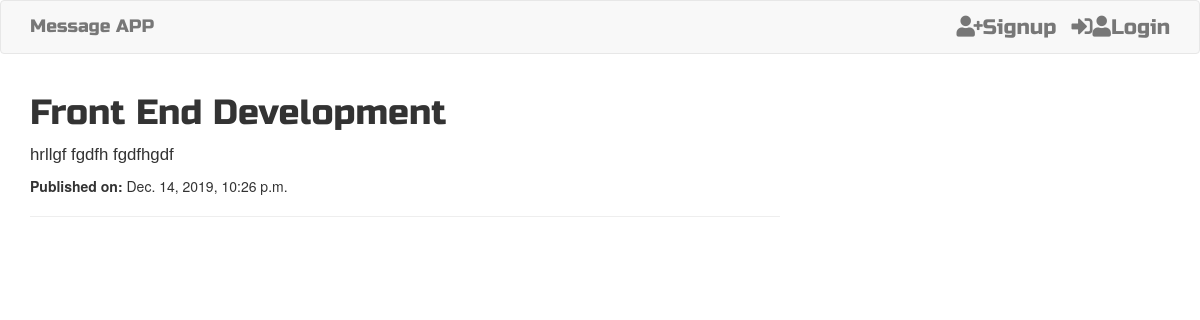
The page /message/5 on the database its author committed.
### normal/models.py (models this page shows, shortened)
class Message(models.Model):
    user = models.ForeignKey('auth.User',on_delete=models.CASCADE)
    title= models.CharField(max_length = 200)
    msg= models.TextField(max_length = 99999)
    added = models.DateTimeField(auto_now_add=True)
    edited = models.DateTimeField(auto_now_add=True)

### normal/views.py (the view)
# urls.py: url(r'^message/(?P<pk>\d+)$', views.MessageDetailView.as_view(), name='message_detail'),
class MessageDetailView(DetailView):
    model = Message
    template_name = 'Message_detail.html'

### templates/Message_detail.html (shortened to what this page needs)
{% extends 'base.html' %}
{% block content %}
<h1 class='messagetitle'>{{ message.title }}</h1>
<p class='messagecontent'>{{message.msg |safe}}</p>
{% if message.added %}
<div class="date messagedate">
    <p><strong>Published on:</strong> {{ message.added }}</p>
</div>
{% endif %}
<hr>
{% endblock %}

### static/css/message.css (style rules this page uses)
.messagetitle { font-family: 'Russo One', sans-serif; font-size: 2.5em; }
.messagecontent { font-family: 'Noto Sans TC', sans-serif; font-size: 1.2em; }

### rows shown on the page
Message: title "Front End Development", msg "hrllgf fgdfh fgdfhgdf", added "Dec. 14, 2019, 10:26 p.m."
